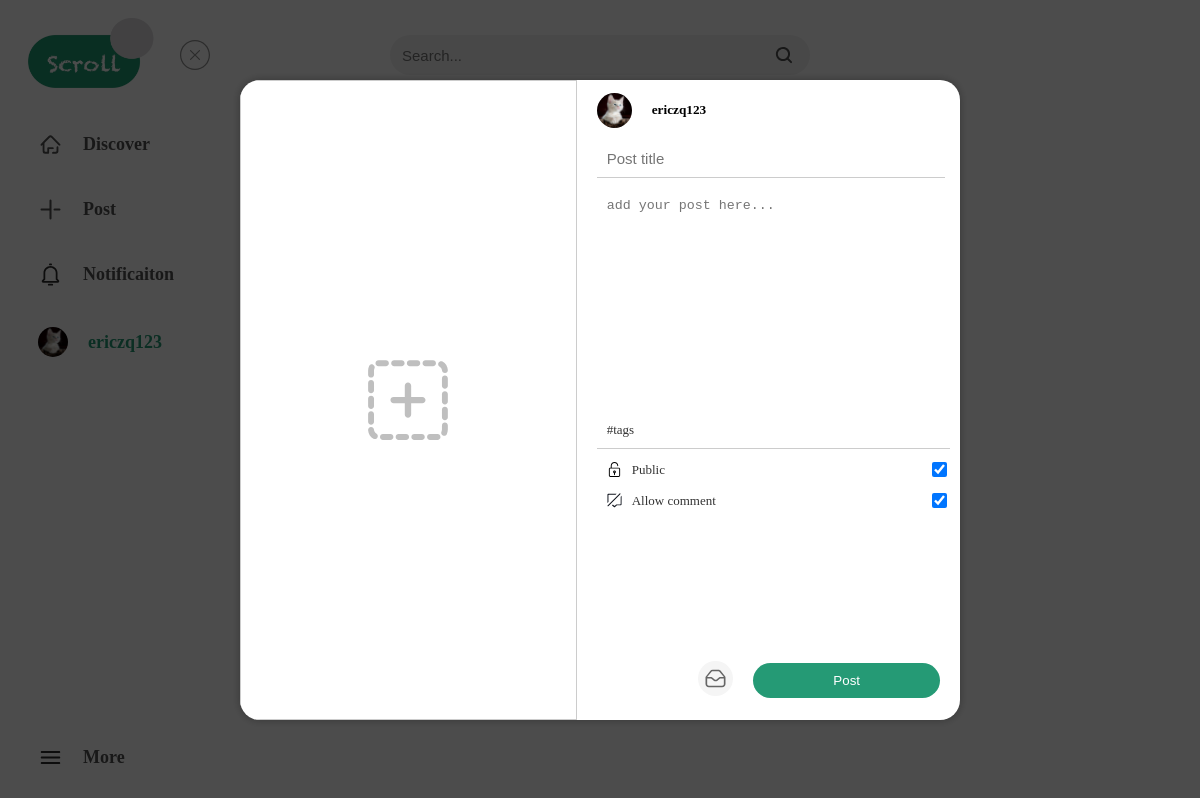
Screenshot of /sendPost (signed in) with the database file from the repository.
### scroll_app/models/models.py (models this page shows, shortened)
class CustomUser(AbstractUser):
    user_id = models.AutoField(primary_key=True)  # 用户ID
    email = models.EmailField(unique=True)       # 邮箱（唯一）
    avatar = models.ImageField(upload_to='avatars/', blank=True,null=True, default='avatars/user.png')  # 头像
    bio = models.TextField(blank=True, null=True)  # 个人说明
    USERNAME_FIELD = 'email'  # 使用邮箱作为登录字段
    REQUIRED_FIELDS = ['username']  # 必填字段
    groups = models.ManyToManyField(
        Group,
        verbose_name='groups',
        blank=True,
        help_text='The groups this user belongs to.',
        related_name='customuser_set',  # 自定义反向关联名称
        related_query_name='customuser',
    )
    user_permissions = models.ManyToManyField(
        Permission,
        verbose_name='user permissions',
        blank=True,
        help_text='Specific permissions for this user.',
        related_name='customuser_set',  # 自定义反向关联名称
        related_query_name='customuser',
    )

### scroll_app/views/views.py (the view)
# urls.py: path('sendPost',views.sendPost,name='sendPost'),
def sendPost(request):
    return render(request,'sendPost.html')

### templates/sendPost.html (shortened to what this page needs)
{% extends 'base.html' %}
{% load static %}
{% block sendPost_content %}
<div id="send_post_model">
    <div id="post_content">
        <a id="content-close"  href="javascript:history.back()"><img src="{% static 'img/logo/off.svg' %}" alt="off"></a>
        <form id="post_form" method="post"  action="{% url 'sendPost_view' %}" enctype="multipart/form-data" >
            <div id="post_left">
                <img id="post_image_logo" src="{% static 'img/logo/upload.svg' %}" alt="image">
            </div>
        <div id="post_right">
            <div id="post_right_header">
                <img src="{{user.avatar.url}}" alt="user avatar">
                <h5>{{ user.username }}</h5>
            </div>
            <div>
                <input id="post_title" type="text" name="title" placeholder="Post title">
                <textarea id="post_text" name="content" placeholder="add your post here..."></textarea>
                <div id="post_tags_location">
                    <div id="post_tags">
                        <a href="">#tags</a>
                    </div>
                </div>
                <div id="post_options">
                    <div id="post_options_public"  class="post_options_class">
                        <img src="{% static 'img/logo/public.svg' %}" alt="public">
                        <label for="is_public">Public</label>
                        <input type="checkbox" name="is_public" id="is_public" checked>
                    </div>
                    <div class="post_options_class">
                        <img src="{% static 'img/logo/noComment.svg' %}" alt="comment">
                        <label for="allow_comment">Allow comment</label>
                        <input type="checkbox" name="is_commentable" id="allow_comment" checked>
                    </div>
                </div>
            </div>
                <div id="post_buttons">
                    <a href="#"><img src="{% static 'img/logo/saved.svg' %}" alt="saved"></a>
                    <button type="submit">Post</button>
                </div>
        </div>
        </form>
    </div>
</div>
{% endblock sendPost_content %}

### templates/nav.html (shortened to what this page needs)
{% load static %}
<div class="nav_container">
    <ul>
        <li class="nav-item" data-url="{% url 'home' %}">
                    <img src="{% static 'img/logo/discover.svg' %}" alt="Discover">
                    <span>Discover</span>
                </li>
        <li class="nav-item" data-url="{% if request.user.is_authenticated %}{% url 'sendPost' %}{% else %}{% url 'login' %}{% endif %}">
                    <img src="{% static 'img/logo/post.svg' %}" alt="post">
                    <span>Post</span>
                </li>
        <li class="nav-item" data-url="{% if request.user.is_authenticated %}{% url 'notification' %}{% else %}{% url 'login' %}{% endif %}"><img src="{% static 'img/logo/notificaiton.svg' %}" alt="notificaiton">
                    <span>Notificaiton</span>
                </li>
         {% if user.is_authenticated %}
         <li class="nav-item" data-url="{% url 'profile' %}">
                     {% if user.avatar != None %}
                        <img id="account_icon" src="{{ user.avatar.url }}" alt="account">
                     {% else %}
                        <img id="account_icon" src="{% static 'img/logo/user.png' %}" alt="account">
                     {% endif %}
                    <span style="color: #259A75;" >{{ user.username }}</span>
                </li>
         {% else %}
        <li class="nav-item" id="login_li" data-url="{% url 'login' %}">
                    <span style="color: white;">Login</span>
                </li>
        {% endif %}
        <li class="nav-item" id="more_li"><a id="more_icon" href="#">
            <img src="{% static 'img/logo/more.svg' %}" alt="more">
                    <span>More</span>
        </a></li>
    </ul>
</div>

### templates/nav.html (style rules this page uses)
.nav_container { margin-top: 20px; padding: 0 20px 0px 20px; height: 100%; width: 220px; z-index: 1; }
.nav_container ul { list-style: none; margin: 0; padding: 0; }
.nav_container li { margin: 20px 0; border-radius: 50px; padding: 10px; display: flex; align-items: center; }
.nav_container li img { height: 25px; width: 25px; margin-right: 20px; }
.nav_container ul li a { text-decoration: none; display: flex; align-items: center; }
.nav_container li span { font-size: 18px; font-weight: bolder; color: #515151; }
#account_icon { width: 30px; height: 30px; margin-right: 20px; border-radius: 50%; }
#more_li { position: fixed; bottom: 0px; width: 200px; }

### templates/sendPost.html (style rules this page uses)
#content-close { position:fixed; top: 5%; left: 15%; }
#content-close img { width: 30px; height: 30px; }
#post_content { background-color: #fff; border-radius: 20px; box-shadow: 0 0 10px rgba(0,0,0,0.3); position: fixed; top: 10%; bottom: 10%; left: 20%; right: 20%; overflow-y: auto; z-index: 1001; }
#post_form { display: flex; flex-direction: row; height: 100%; width: 100%; max-width: 100%; }
#post_left { position: relative; width: 55%; display: flex; border: 1px solid #ccc; justify-content: center; align-items: center; }
#post_image_logo { width: 80px; height: 80px; }
#post_right { padding-left: 20px; padding-right: 10px; }
#post_right_header { display: flex; align-items: center; }
#post_right_header img { width: 35px; height: 35px; border-radius: 50%; margin-right: 20px; }
#post_title { width: 93%; height: 2%; border-bottom: 1px solid #ccc; border-top: none; border-left: none; border-right: none; padding: 10px; outline: none; font-size: 15px; }
#post_text { margin-top: 10px; width: 93%; height: 200px; resize: none; border: none; padding: 10px; outline: none; }
#post_tags_location { display: flex; justify-content: space-between; margin-top: 10px; margin-left: 10px; }
#post_tags { display: flex; justify-content: flex-start; align-items: center; }
#post_tags a { margin-right: 10px; font-size: 13px; color: #333; text-decoration: none; }
#post_options { border-top: 1px solid #ccc; padding-top: 10px; margin-top: 10px; }
.post_options_class { display: flex; justify-content: flex-start; align-items: center; margin-bottom: 10px; }
#post_options img { width: 15px; height: 15px; margin-right: 10px; margin-left: 10px; }
#post_options label { font-size: small; color: #333; }
#post_options input { width: 15px; height: 15px; margin-left: auto; }
#post_buttons { display: flex; align-items: center; position: absolute; bottom: 20px; right: 20px; }
#post_buttons img { width: 35px; height: 35px; margin-right: 20px; }
#post_buttons button { background-color: #259A75; color: #fff; border: none; padding: 10px 80px; border-radius: 20px; cursor: pointer; }

### rows the page displays
CustomUser: avatar (picture), username "ericzq123"
